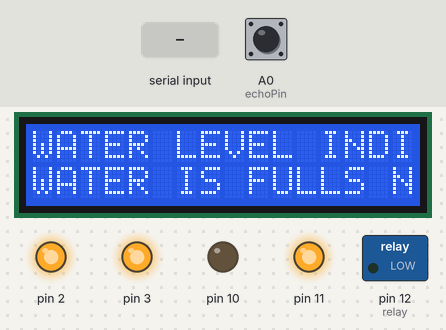
Recording of a sketch running on a simulated Arduino Uno, built with avr-gcc and run on an emulated ATmega328P. On the bench: 16×2 character LCD, switched loads named in the sketch (green lamp = pin HIGH), output pins drawn as LEDs (lit = HIGH). The test bench sets the inputs (shaded band); at power-on: A0 (echoPin) HIGH. The modem accepts every AT command (registered, SIM ready, sends succeed) and sends nothing else; pins used as bus, display or sensor lines are not drawn; what the sketch prints to the serial monitor is not drawn.

Above: at 6.1 s.
6.2 s: "Start Pump" received over the second serial link
At 7.6 s:
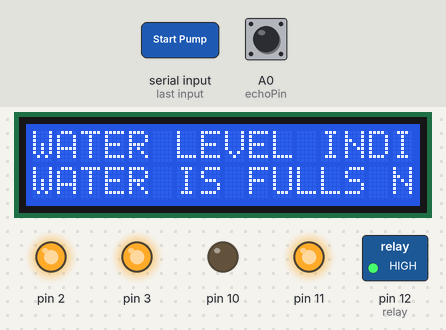
8.7 s: "Stop Pump" received over the second serial link
11.7 s: "1" received over the second serial link
14.7 s: A0 (echoPin) pulsed LOW 5 times (0.12 s each, 0.3 s apart)
At 17.9 s:
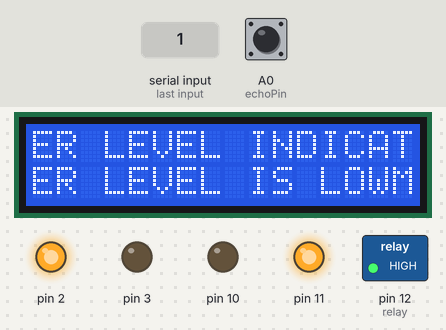
At 20.7 s:
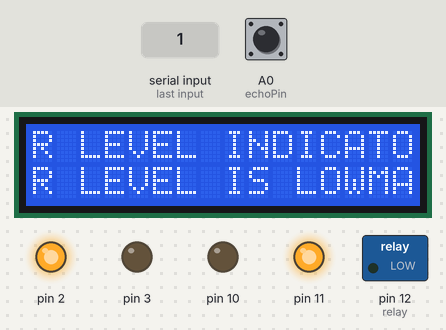
Timing chart, 0 to 22.5 s (numbered marks = the images above; inputs shaded):
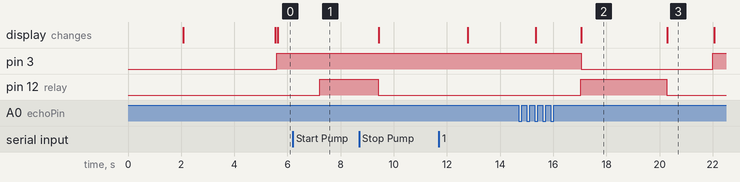

The sketch:

send_and_recieve.ino
```cpp
  #include <SoftwareSerial.h>// Configure software serial port
  #include <Wire.h>
  #include <LiquidCrystal_I2C.h>
  SoftwareSerial GPRS(7, 8);// Variable to store text message
  String textMessage;    // Create a variable to store pump state
  String pumpState = "HIGH";
  const int relay = 12;
  const int trigPin = A1;
  const int echoPin = A0;
  long duration;
  int distance;
  bool pumpStarted = false;

  const int en =2, rw = 1, rs = 0, d4 = 4, d5 = 5,  d6 = 6,  d7 = 7, bl = 3;
  const int i2c_addr = 0x3F;
  LiquidCrystal_I2C lcd(i2c_addr, en, rw, rs, d4, d5, d6, d7, bl, POSITIVE);
void setup() {
  lcd.begin(16,2);
  pinMode(A1,OUTPUT);
  pinMode(A0,INPUT_PULLUP);
  pinMode(2,OUTPUT);
  pinMode(3,OUTPUT);
  pinMode(4,OUTPUT);
  pinMode(5,OUTPUT);
  pinMode(6,OUTPUT);
  pinMode(11,OUTPUT);
  pinMode(10,OUTPUT);
  digitalWrite(11,HIGH);
  digitalWrite(10,LOW);

  lcd.setCursor(3,0);
  lcd.print("WELCOME...");
  lcd.setCursor(0,1);
  delay(2000);
  lcd.clear();

  pinMode(relay,OUTPUT);
  digitalWrite(relay,LOW);
  GPRS.begin(9600);
  Serial.begin(9600);
  GPRS.println("AT");
  delay(1000);

  GPRS.print("AT+CMGF=1\r"); // AT command to set SIM800L to SMS mode
  delay(100);
  GPRS.print("AT+CNMI=2,2,0,0,0\r");    // Set module to send SMS data to serial out upon receipt
  delay(100);
  digitalWrite(2,HIGH);
  }

void loop() {

  digitalWrite(A1,LOW);
  delay(200);
  digitalWrite(A1,HIGH);
  delay(1000);
  digitalWrite(A1,LOW);
  duration = pulseIn(A0,HIGH);
  distance= duration*0.034/2;
  Serial.print("Distance: ");
  Serial.println(distance);
  if(distance  <= 3){
  digitalWrite(relay,LOW);
  }

  lcd.setCursor(1,0);
  lcd.print("WATER LEVEL INDICATOR & CONTROLLER");
  lcd.scrollDisplayLeft();
  delay(50);

  if (distance >= 15 && pumpStarted == false){
    sendSMS();
    pumpStarted = true;
    digitalWrite(relay,HIGH);
  }

  if (distance <= 3 && pumpStarted == true) {
    digitalWrite(relay,LOW);
    sendSMS(String());
    pumpStarted = false;
  }
  if (distance >= 15){
   lcd.setCursor(1,1);
   lcd.print("         ");
   lcd.setCursor(1,1);
   lcd.print("WATER LEVEL IS LOW");
  }
  if (distance <= 13){
   digitalWrite(3,HIGH);
  }
   else{
   digitalWrite(3,LOW);
    }
  if (distance <= 10){
   digitalWrite(4,HIGH);
   lcd.setCursor(1,1);
   lcd.print("        ");
   lcd.setCursor(1,1);
   lcd.print("WATER LEVEL IS NORMAL");
  }
   else{
    digitalWrite(4,LOW);
 }
  if (distance <= 6){
   digitalWrite(5,HIGH);
  }
  else{
  digitalWrite(5,LOW);
    }
 if (distance <= 3){
  digitalWrite(6,HIGH);
  lcd.setCursor(1,1);
  lcd.print("        ");
  lcd.setCursor(1,1);
  lcd.print("WATER IS FULL");
  }
  else{
  digitalWrite(6,LOW);
    }
  if(GPRS.available()>0){
    textMessage = GPRS.readString();
    Serial.print(textMessage);
    delay(10);
  }
  if(textMessage.indexOf("Start Pump")>=0){
    digitalWrite(relay, HIGH);
    pumpState = "on";
    Serial.println("ON");
    textMessage = "";
  }
  if(textMessage.indexOf("Stop Pump")>=0){
    digitalWrite(relay, LOW);
    pumpState = "off";
    Serial.println("OFF");
    textMessage = "";
  }
}
void sendSMS(){
  Serial.print("Low");
  GPRS.println("AT+CMGF=1");
  delay(500);
  GPRS.println("AT+CMGS=\"+233556594562\"");
  delay(500);

  GPRS.print("Hello, your water level is at minimum. But i have just started the pump to fill the tank. Thank you.");
  GPRS.write(0x1a);
  delay(500);
}
void sendSMS(String message){
  Serial.print("Full");
  GPRS.println("AT+CMGF=1");
  delay(500);
  GPRS.println("AT+CMGS=\"+233556594562\"");
  delay(500);

  GPRS.print("Hello, your water level is at maximum. But dont bother your self, I have already switched off the pump. Thank you."); // Send the SMS
  GPRS.write(0x1a);
  delay(500);


}
```

Measured:
- after the input at 6.2 s, pin 12 (relay): LOW → HIGH after 1.0 s
- after the input at 14.7 s, pin 3: HIGH → LOW after 2.4 s, → HIGH 5.0 s later; pin 12 (relay): LOW → HIGH after 2.3 s, → LOW 3.2 s later
- what the display in image 2 shows lasts 3.2 s, from 17.1 s to 20.3 s
